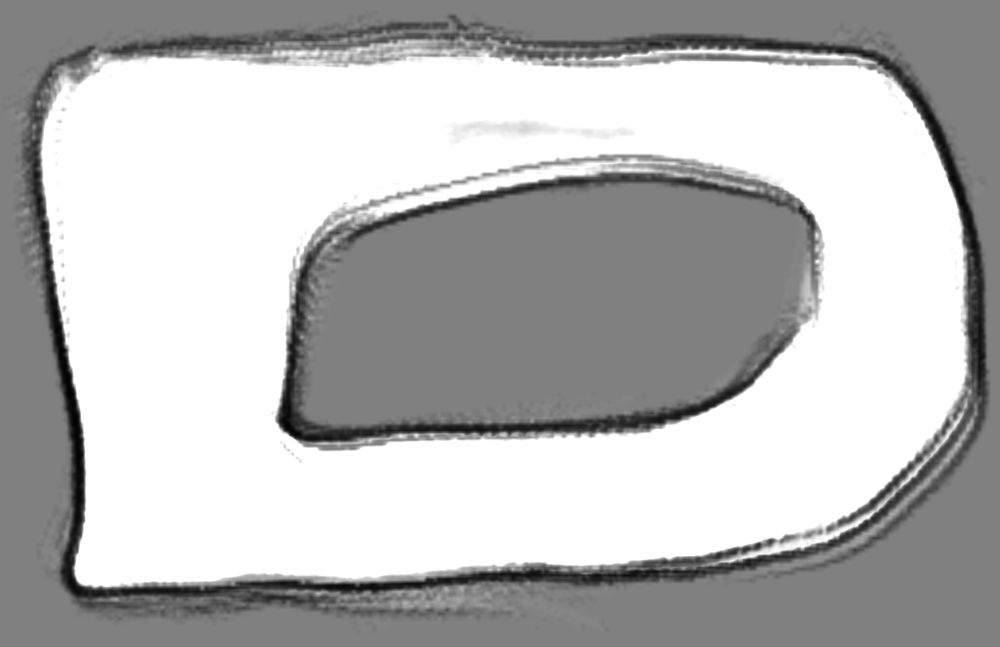
#> input picture maps/map_2025-07-16_15-28-18/map_output.pgm, 1000 x 647 px, shrunk from 2061 x 1334 before the run, found by its file name
$ python extract_centerline_from_occupancy_final.py
#> lines starting #> are read from the running program, lines starting #| are printed output that depends on the picture; after the words box and inside, x2 and y2 are one past the last pixel; in counts of white or black regions, pixels touching at a corner belong together; long printed decimals are rounded
import numpy as np
import cv2
from skimage.morphology import medial_axis
from scipy.spatial import cKDTree
import matplotlib.pyplot as plt
import random
import networkx as nx
from scipy.interpolate import CubicSpline
from scipy.interpolate import splprep, splev

import pandas as pd


def remove_small_branches(skeleton, min_length=5):
    """ Remove small branches from the skeleton by analyzing its connectivity. """
    # Label connected components
    labeled_skeleton, num_features = cv2.connectedComponents(skeleton.astype(np.uint8))

    # Get unique labels of the components (ignore the background label 0)
    unique_labels = np.unique(labeled_skeleton)
    unique_labels = unique_labels[unique_labels != 0]  # Exclude the background label (0)

    # Count the number of pixels in each connected component
    component_sizes = [np.sum(labeled_skeleton == label) for label in unique_labels]

    # Print component sizes for debugging
    print(f"Component sizes: {component_sizes}")

    # Create a new skeleton where small components are removed
    new_skeleton = np.zeros_like(skeleton)
    for label, size in zip(unique_labels, component_sizes):
        if size >= min_length:
            new_skeleton[labeled_skeleton == label] = 1

    # Debugging: Check how much of the skeleton remains
    print(f"Number of pixels remaining: {np.sum(new_skeleton)}")

    return new_skeleton


# === 1. Carrega o mapa de ocupação binário (0 = livre, 1 = obstáculo)
map_files = "/home/duarte/Desktop/f1tenth/maps/map_2025-07-16_15-28-18/map_output"

map_path = map_files + ".pgm"

map_img = cv2.imread(map_path, cv2.IMREAD_GRAYSCALE)
#> map_img is the input picture: shape (647, 1000); min 2, max 255, mean 184.2

if map_img is None:
    raise FileNotFoundError(f"Could not read the map image at path: {map_path}")

occupancy = (map_img < 220).astype(np.uint8)  # binariza
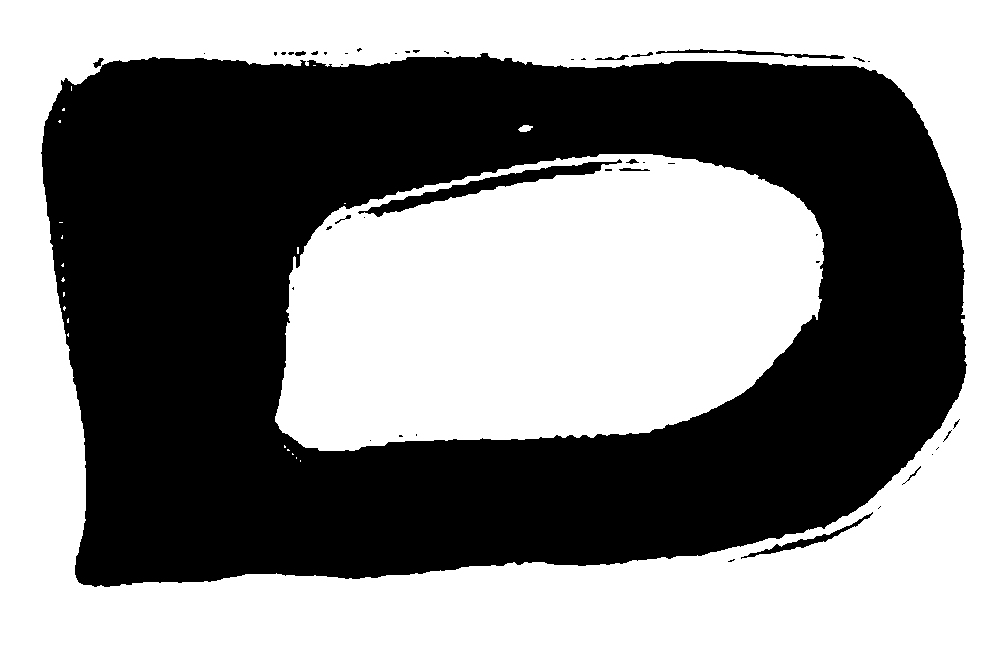
#> occupancy: shape (647, 1000); values 0 (black) and 1 (white), 52.4% white; 46 black regions (32 under 20 px), largest, box (x1, y1, x2, y2) and area: (41, 53, 967, 587) 303463, (358, 159, 622, 217) 2581, (741, 512, 873, 559) 632

# === 2. Inverte para que 1 = livre (requerido por medial_axis)
free_space = 1 - occupancy

# === 4. Aplica morfologia para limpar o mapa
kernel = np.ones((20, 20), np.uint8)

# Fecha buracos pequenos (MORPH_CLOSE)
img_closed = cv2.morphologyEx(free_space, cv2.MORPH_CLOSE, kernel)
#> img_closed: shape (647, 1000); values 0 (black) and 1 (white), 49.3% white; 1 white region, box (x1, y1, x2, y2) and area: (42, 49, 968, 588) 318716

# Abre conexões finas e remove artefactos (MORPH_OPEN)
img_clean = cv2.morphologyEx(img_closed, cv2.MORPH_OPEN, kernel)
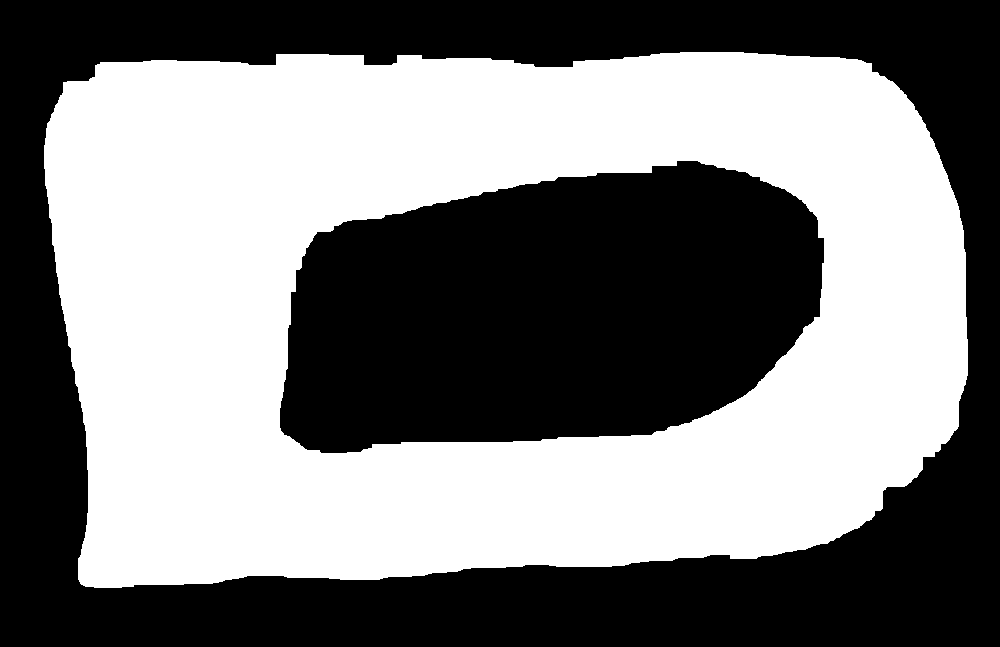
#> img_clean: shape (647, 1000); values 0 (black) and 1 (white), 49.2% white; 1 white region, box (x1, y1, x2, y2) and area: (44, 52, 968, 588) 318320

diff = np.sum(img_clean != free_space)
#> diff = 17277
print(f"Número de pixels modificados: {diff}")
#| Número de pixels modificados: 17277

# === 5. Extrai o esqueleto (medial axis) limpo
skeleton, distance = medial_axis(img_clean, return_distance=True)
#> skeleton: shape (647, 1000) bool; 0.84% white in thin lines or dots, all inside (x1, y1, x2, y2) = (60, 54, 937, 587)
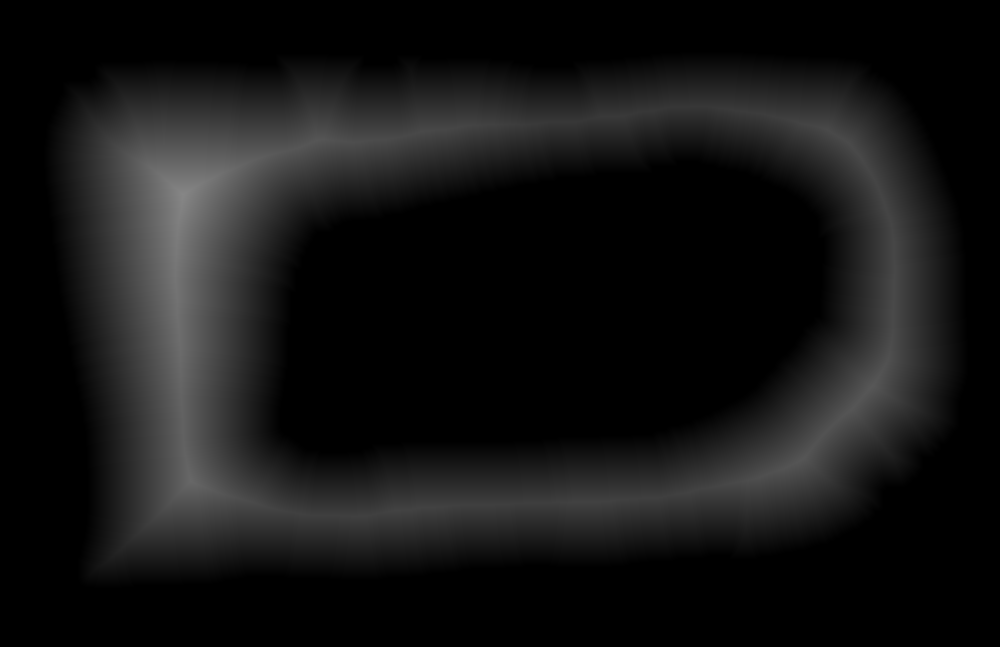
#> distance: shape (647, 1000) float64; min 0, max 134, mean 20.4

print("Número de pixels no esqueleto:", np.sum(skeleton))
#| Número de pixels no esqueleto: 5462

ys, xs = np.nonzero(skeleton)
#> ys = 5462 values from 54 to 586; xs = 5462 values, max 936 at index 3858, min 60 at index 356, mean 482.9
points = np.stack([xs, ys], axis=1)  # (N, 2)
#> points = 5462 pairs, first value 60 to 936, second value 54 to 586

# Plot skeleton
plt.imshow(occupancy, cmap='gray', origin='lower')
plt.scatter(xs, ys, c='r', s=0.5, label="Skeleton points")
plt.scatter(xs[0], ys[0], c='blue', s=50, label="First point")
plt.axis("equal")
plt.legend()
plt.title("Skeleton extracted from occupancy map")
plt.show()
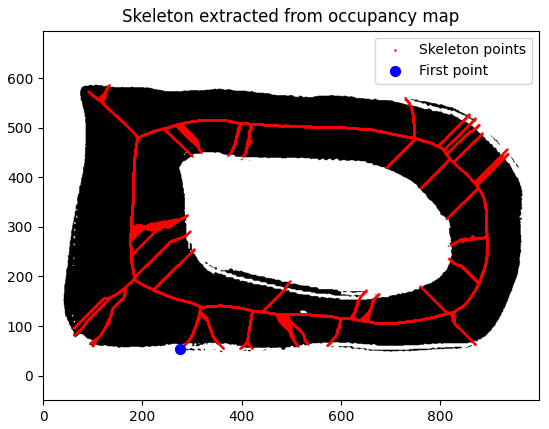
#> figure drawn by matplotlib, 1 panel


## === 4. Build graph from skeleton
G = nx.Graph()
tree = cKDTree(points)
for i, p in enumerate(points):
    dists, idxs = tree.query(p, k=20, distance_upper_bound=5.0)
    for j in idxs:
        if j != i and j < len(points):
            G.add_edge(i, j)
#> this loop made 5462 passes
#> p on passes 1 to 3: [276, 54], [277, 55], [363, 55]

# === 5. Get largest cycle
print("Procurando ciclos...")
cycles = nx.cycle_basis(G)
#> cycles = 22436 items
if not cycles:
    raise RuntimeError("Nenhum ciclo encontrado no esqueleto!")

largest_cycle = max(cycles, key=len)
#> largest_cycle = 641 values, max 5272 at index 597, min 538 at index 260, mean 2816.5
ordered_points = points[largest_cycle + [largest_cycle[0]]]  # fecha o loop
#> ordered_points = 642 pairs, first value 176 to 894, second value 106 to 516


# === 6. Plot the largest cycle
plt.figure(figsize=(10, 6))
plt.imshow(occupancy, cmap='gray', origin='lower')
plt.scatter(ordered_points[:, 0], ordered_points[:, 1], c='red', s=1, label='Largest cycle')
plt.scatter(ordered_points[0, 0], ordered_points[0, 1], c='blue', s=50, label='Start point')
plt.legend()
plt.title("Largest cycle extracted from skeleton")
plt.axis("equal")
plt.show()


#Smooth the ordered points
from scipy.signal import savgol_filter
import os
import yaml

def smooth_points(points, window_length=51, polyorder=3):
    """ Smooth the points using Savitzky-Golay filter to handle outliers. """
#> called with points = array of shape (642, 2), window_length = 250, polyorder = 3
    smoothed_x = savgol_filter(points[:, 0], window_length=window_length, polyorder=polyorder, mode='wrap')
#> smoothed_x = 642 values, max 896 at index 388, min 175.5 at index 44, mean 554.2
    smoothed_y = savgol_filter(points[:, 1], window_length=window_length, polyorder=polyorder, mode='wrap')
#> smoothed_y = 642 values, max 521.5 at index 566, min 107.3 at index 256, mean 296.6
    return np.column_stack([smoothed_x, smoothed_y])

smoothed_points = smooth_points(ordered_points, window_length=250, polyorder=3)
#> smoothed_points = 642 pairs, first value 175.5 to 896, second value 107.3 to 521.5

# === 7. Plot the smoothed points
plt.figure(figsize=(10, 6))
plt.imshow(occupancy, cmap='gray', origin='lower')
plt.scatter(smoothed_points[:, 0], smoothed_points[:, 1], c='red', s=5,  label='Smoothed cycle')
plt.scatter(smoothed_points[0, 0], smoothed_points[0, 1], c='blue', s=50, label='Start point')
plt.legend()
plt.title("Smoothed cycle extracted from skeleton")
plt.axis("equal")
plt.show()

# === 6. Para coordenadas reais
# Load resolution and origin from a .yaml file
yaml_path = map_files + ".yaml"
with open(yaml_path, 'r') as yaml_file:
    yaml_data = yaml.safe_load(yaml_file)

if yaml_data is None:
    raise ValueError(f"Could not read YAML data from path: {yaml_path}")

# Extract resolution and origin
resolution = yaml_data.get('resolution')  # Default to 0.05 if not found
origin = yaml_data.get('origin')  # Default to [-10.0, -10.0] if not found

#origin = [-o for o in origin]  # Invert origin to match the image coordinate system

print(f"Resolution: {resolution}")
print(f"Origin: {origin}")

x_px, y_px = smoothed_points[:, 0], smoothed_points[:, 1]
#> x_px has the same summary as smoothed_x in smooth_points; y_px has the same summary as smoothed_y in smooth_points
x = origin[0] + x_px * resolution
#> x = 642 values, max 1.87 at index 388, min -1.73 at index 44, mean 0.161
y = origin[1] + y_px * resolution
#> y = 642 values, max 0.554 at index 566, min -1.52 at index 256, mean -0.57

#reorder points to start from the point closest to the origin
# Reorder points to start from the point closest to the origin
distances_to_origin = np.sqrt((x)**2 + (y)**2)
#> distances_to_origin = 642 values, max 2.05 at index 346, min 0.532 at index 547, mean 1.53
start_index = np.argmin(distances_to_origin)
#> start_index = 547

# Reorder x and y arrays
x = np.concatenate([x[start_index:], x[:start_index]])
#> x = 642 values, max 1.87 at index 483, min -1.73 at index 139, mean 0.161
y = np.concatenate([y[start_index:], y[:start_index]])
#> y = 642 values, max 0.554 at index 19, min -1.52 at index 351, mean -0.57


# === 7. Arc-length and spline
ds = np.sqrt(np.diff(x)**2 + np.diff(y)**2)
#> ds = 641 values, max 0.0202 at index 26, min 0.0114 at index 434, mean 0.0144
s = np.insert(np.cumsum(ds), 0, 0)
#> s = 642 values from 0 to 9.26
spline_x = CubicSpline(s, x)
spline_y = CubicSpline(s, y)


# Ensure uniform sampling with proper floating-point precision
s = np.arange(0, s[-1] + 0.01, 0.01).round(2)
#> s = 927 values from 0 to 9.26
s_uniform = np.arange(-s[-1], 2 * s[-1], 0.01)
#> s_uniform = 2778 values from -9.26 to 18.51

x_s = spline_x(s_uniform %  s[-1] )
#> x_s = 2778 values, max 1.87 at index 692, min -1.73 at index 228, mean 0.0761
y_s = spline_y(s_uniform %  s[-1] )
#> y_s = 2778 values, max 0.554 at index 37, min -1.52 at index 2386, mean -0.5
dx = np.gradient(x_s, s_uniform %  s[-1] )
#> dx = 2778 values, max 1 at index 1460, min -1 at index 37, mean 0.00175
dy = np.gradient(y_s, s_uniform %  s[-1] )
#> dy = 2778 values, max 1 at index 692, min -1 at index 228, mean -0.000216

ddx = np.gradient(dx, s_uniform %  s[-1] )
#> ddx = 2778 values, max 1.49 at index 2071, min -1.71 at index 2529, mean 5.78e-05
ddy = np.gradient(dy, s_uniform %  s[-1] )
#> ddy = 2778 values, max 1.67 at index 2197, min -1.05 at index 2020, mean 0.000483

kappa_d = (dx * ddy - dy * ddx) / (dx**2 + dy**2)**1.5
#> kappa_d = 2778 values, max 1.8 at index 344, min -0.398 at index 2328, mean 0.678


# 2) filtro passa-baixo em κ, periódico em s
from scipy.ndimage import gaussian_filter1d

s_step = 0.01  # usa o mesmo passo que o teu MPC por distância (Δs_MPC)
fwhm_m = 0.1  # largura de suavização em metros (ajusta: 0.15–0.40 m p/ F1TENTH)
sigma_samples = (fwhm_m / 2.355) / s_step
kappa = gaussian_filter1d(kappa_d, sigma=sigma_samples, mode='wrap')
#> kappa = 2778 values, max 1.38 at index 182, min -0.287 at index 2325, mean 0.678

s_index = np.searchsorted(s_uniform, s)  # Retorna os índices correspondentes
#> s_index = 927 values from 927 to 1853


# === Display básico de κ(s)
print(
    f"κ stats  |  min={kappa.min():.5f}  max={kappa.max():.5f}  "
    f"mean={kappa.mean():.5f}  std={kappa.std():.5f}"
)
#| κ stats  |  min=-0.2873  max=1.375  mean=0.678  std=0.4291

plt.figure(figsize=(10,4))
plt.plot(s_uniform, kappa_d, lw=1)
plt.plot(s_uniform, kappa, lw=1)
plt.xlabel('s [m]')
plt.ylabel('κ [1/m]')
plt.title('Curvatura κ ao longo da trajetória')
plt.grid(True)
plt.tight_layout()
plt.show()
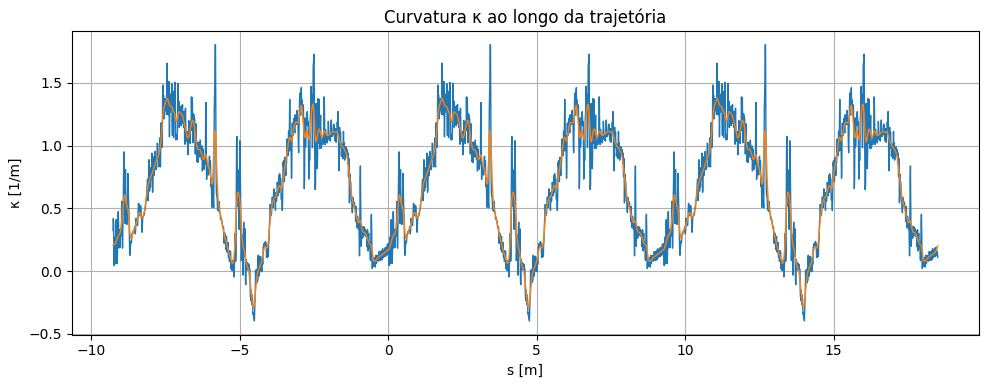
#> figure drawn by matplotlib, 1 panel; curve peaks at x = -5.82, y = 1.8; curve peaks at x = -7.44, y = 1.38

kappa=kappa[s_index]
#> kappa = 927 values, max 1.38 at index 181, min -0.287 at index 472, mean 0.677
s_uniform=s
#> s_uniform = 927 values from 0 to 9.26
x_s = x_s[s_index]
#> x_s = 927 values, max 1.87 at index 691, min -1.73 at index 227, mean 0.0761
y_s = y_s[s_index]
#> y_s = 927 values, max 0.554 at index 36, min -1.52 at index 533, mean -0.499

""" # === 7. Arc-length and spline (versão suavizante, periódica)
# Fecha o loop se necessário
if np.hypot(x[0]-x[-1], y[0]-y[-1]) > 1e-6:
x = np.r_[x, x[0]]
y = np.r_[y, y[0]]

# Parâmetro de suavização (ajusta se precisares mais/menos suavidade)
N = len(x)
s_smooth = 1.0 * N * (resolution**2)  # heurística prática

# Spline suavizante periódica
tck, u = splprep([x, y], s=s_smooth, per=True, k=3)

# Reamostra no parâmetro u
M = max(2000, 4*N)
u_uniform = np.linspace(0, 1, M, endpoint=False)

# Derivadas em u
x_u,  y_u  = splev(u_uniform, tck, der=0)
dx_u, dy_u = splev(u_uniform, tck, der=1)
ddx_u, ddy_u = splev(u_uniform, tck, der=2)

# Curvatura invariante à parametrização
kappa_u = (dx_u*ddy_u - dy_u*ddx_u) / (dx_u**2 + dy_u**2)**1.5

# Reparametriza por comprimento de arco s
speed = np.hypot(dx_u, dy_u)           # ||r'(u)||
du = u_uniform[1] - u_uniform[0]
s_u = np.cumsum((speed[:-1] + speed[1:]) * 0.5 * du)
s_u = np.r_[0.0, s_u]
L = s_u[-1]

# Grelha uniforme em s (passo igual ao teu 0.01 m)
s_step = 0.01
s_uniform = np.arange(0.0, L + 0.5*s_step, s_step)

# Invertemos s(u) -> u(s)
u_of_s = np.interp(s_uniform, s_u, u_uniform)

# Valores finais em s uniforme
x_s = np.array(splev(u_of_s, tck, der=0)[0])
y_s = np.array(splev(u_of_s, tck, der=0)[1])
dx_s, dy_s   = splev(u_of_s, tck, der=1)
ddx_s, ddy_s = splev(u_of_s, tck, der=2)
kappa = (dx_s*ddy_s - dy_s*ddx_s) / (dx_s**2 + dy_s**2)**1.5  # mantém o nome 'kappa'

x_s, y_s    = splev(s_uniform, tck, der=0)
dx,  dy     = splev(s_uniform, tck, der=1)
ddx, ddy    = splev(s_uniform, tck, der=2)
kappa = (dx*ddy - dy*ddx) / (dx**2 + dy**2)**1.5 """


# Get the last folder name from the map path
last_folder_name = os.path.basename(os.path.dirname(map_path))
print(f"Last folder name: {last_folder_name}")

filename = "centerline_" + last_folder_name + ".csv"

# Export to CSV
df = pd.DataFrame({"s": s_uniform, "x": x_s, "y": y_s, "kappa": kappa})
#> df = table of 927 rows and 4 columns
df.to_csv(filename, index=False)

# === 9. Visualize
plt.figure(figsize=(10, 6))
plt.imshow(occupancy, cmap='gray', origin='lower')
plt.plot((x_s - origin[0]) / resolution, (y_s - origin[1]) / resolution, 'r', label='Centerline')
plt.scatter((x_s[0] - origin[0]) / resolution, (y_s[0] - origin[1]) / resolution, c='blue', s=50, label='Start point')
plt.scatter(-origin[0]/ resolution , -origin[1]/ resolution , c='green', s=50, label='Map Origin')
# Add arrows to indicate direction
arrow_spacing = 100  # Adjust spacing between arrows
for i in range(0, len(x_s) - 1, arrow_spacing):
    plt.arrow(
        (x_s[i] - origin[0]) / resolution,
        (y_s[i] - origin[1]) / resolution,
        ((x_s[i + 1] - x_s[i]) / resolution) * 0.5,
        ((y_s[i + 1] - y_s[i]) / resolution) * 0.5,
        head_width=20,
        head_length=40,
        fc='blue',
        ec='blue'
    )
#> this loop made 10 passes
#> i on passes 2 to 10: 100, 200, 300, 400, 500, 600, 700, 800, 900

plt.legend()
plt.title("Centerline extraída do mapa")
plt.axis("equal")
plt.show()
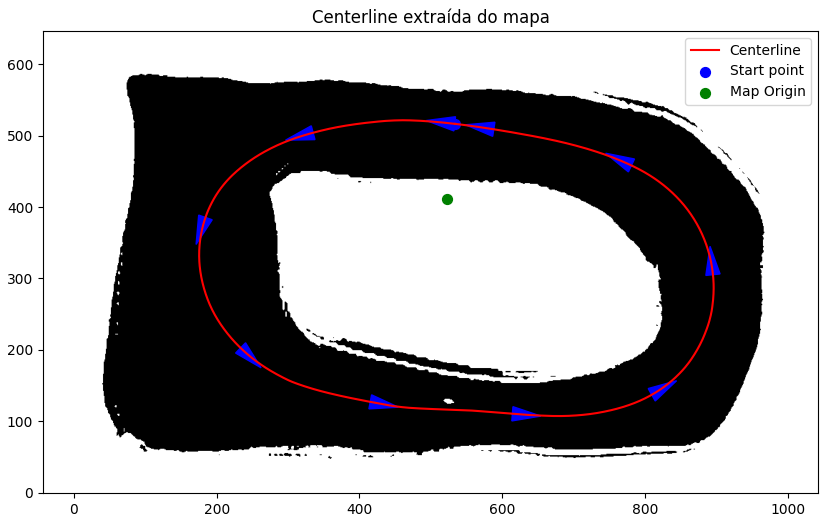
#> figure drawn by matplotlib, 1 panel


psi = np.cumsum(kappa[:-1] * 0.01);  # Integração numérica da curvatura ao longo do comprimento da trajetória
#> psi = 926 values, max 6.28 at index 925, min 0.00168 at index 0, mean 3.23

psi_init = np.arctan2(y_s[1] - y_s[0], x_s[1] - x_s[0])
#> psi_init = 3.03

print(f"Ângulo inicial (psi_init): {psi_init} rad")
#| Ângulo inicial (psi_init): 3.027 rad

psi= psi  # Ajusta o ângulo inicial para zero

# Plot da trajetória com o ângulo de yaw
plt.figure(figsize=(8, 6))

# Plotando a trajetória (pista)
plt.plot(x_s, y_s, '-o', label="Trajetória")

dx = np.cos(psi)  # Componente x da direção
#> dx = 926 values, max 1 at index 0, min -1 at index 421, mean -0.0018
dy = np.sin(psi)  # Componente y da direção
#> dy = 926 values, max 1 at index 218, min -1 at index 680, mean 1.32e-05

# Plotando o ângulo de yaw (em função do ângulo de trajetória)
plt.quiver(x_s[:-1], y_s[:-1], dx, dy, scale=10, color='r', label="Direção (Yaw)")

# Títulos e rótulos
plt.title("Trajetória e Ângulo de Yaw")
plt.xlabel("X")
plt.ylabel("Y")
plt.grid(True)
plt.legend()

# Mostrar o gráfico
plt.show()
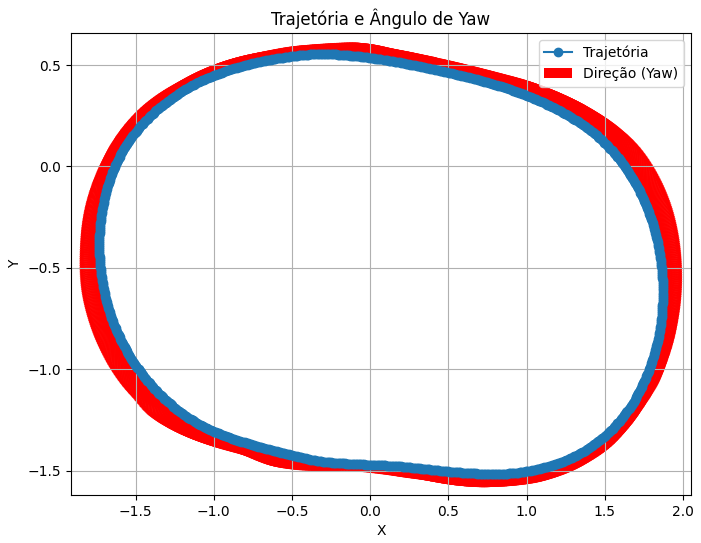
#> figure drawn by matplotlib, 1 panel
